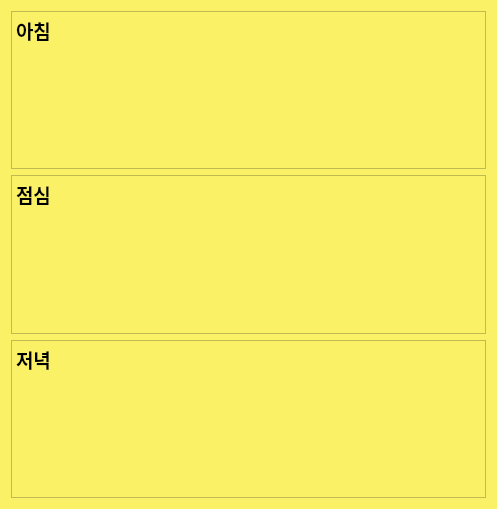
<?xml version="1.0" encoding="UTF-8"?>
<ui version="4.0">
 <class>dialog</class>
 <widget class="QDialog" name="dialog">
  <property name="geometry">
   <rect>
    <x>0</x>
    <y>0</y>
    <width>497</width>
    <height>509</height>
   </rect>
  </property>
  <property name="windowTitle">
   <string>단백질 특화 식단</string>
  </property>
  <property name="windowIcon">
   <iconset>
    <normaloff>imagefile/female.png</normaloff>imagefile/female.png</iconset>
  </property>
  <property name="styleSheet">
   <string notr="true">background-color: rgb(250, 241, 102);</string>
  </property>
  <layout class="QVBoxLayout" name="verticalLayout">
   <item>
    <widget class="QTextBrowser" name="textBrowser">
     <property name="styleSheet">
      <string notr="true"/>
     </property>
     <property name="html">
      <string>&lt;!DOCTYPE HTML PUBLIC &quot;-//W3C//DTD HTML 4.0//EN&quot; &quot;http://www.w3.org/TR/REC-html40/strict.dtd&quot;&gt;
&lt;html&gt;&lt;head&gt;&lt;meta name=&quot;qrichtext&quot; content=&quot;1&quot; /&gt;&lt;style type=&quot;text/css&quot;&gt;
p, li { white-space: pre-wrap; }
&lt;/style&gt;&lt;/head&gt;&lt;body style=&quot; font-family:'Gulim'; font-size:9pt; font-weight:400; font-style:normal;&quot;&gt;
&lt;p style=&quot; margin-top:0px; margin-bottom:0px; margin-left:0px; margin-right:0px; -qt-block-indent:0; text-indent:0px;&quot;&gt;&lt;span style=&quot; font-size:14pt; font-weight:600;&quot;&gt;아침&lt;/span&gt;&lt;/p&gt;&lt;/body&gt;&lt;/html&gt;</string>
     </property>
    </widget>
   </item>
   <item>
    <widget class="QTextBrowser" name="textBrowser_2">
     <property name="html">
      <string>&lt;!DOCTYPE HTML PUBLIC &quot;-//W3C//DTD HTML 4.0//EN&quot; &quot;http://www.w3.org/TR/REC-html40/strict.dtd&quot;&gt;
&lt;html&gt;&lt;head&gt;&lt;meta name=&quot;qrichtext&quot; content=&quot;1&quot; /&gt;&lt;style type=&quot;text/css&quot;&gt;
p, li { white-space: pre-wrap; }
&lt;/style&gt;&lt;/head&gt;&lt;body style=&quot; font-family:'Gulim'; font-size:9pt; font-weight:400; font-style:normal;&quot;&gt;
&lt;p style=&quot; margin-top:0px; margin-bottom:0px; margin-left:0px; margin-right:0px; -qt-block-indent:0; text-indent:0px;&quot;&gt;&lt;span style=&quot; font-size:14pt; font-weight:600;&quot;&gt;점심&lt;/span&gt;&lt;/p&gt;
&lt;p style=&quot;-qt-paragraph-type:empty; margin-top:0px; margin-bottom:0px; margin-left:0px; margin-right:0px; -qt-block-indent:0; text-indent:0px; font-size:14pt; font-weight:600;&quot;&gt;&lt;br /&gt;&lt;/p&gt;&lt;/body&gt;&lt;/html&gt;</string>
     </property>
    </widget>
   </item>
   <item>
    <widget class="QTextBrowser" name="textBrowser_3">
     <property name="html">
      <string>&lt;!DOCTYPE HTML PUBLIC &quot;-//W3C//DTD HTML 4.0//EN&quot; &quot;http://www.w3.org/TR/REC-html40/strict.dtd&quot;&gt;
&lt;html&gt;&lt;head&gt;&lt;meta name=&quot;qrichtext&quot; content=&quot;1&quot; /&gt;&lt;style type=&quot;text/css&quot;&gt;
p, li { white-space: pre-wrap; }
&lt;/style&gt;&lt;/head&gt;&lt;body style=&quot; font-family:'Gulim'; font-size:9pt; font-weight:400; font-style:normal;&quot;&gt;
&lt;p style=&quot; margin-top:0px; margin-bottom:0px; margin-left:0px; margin-right:0px; -qt-block-indent:0; text-indent:0px;&quot;&gt;&lt;span style=&quot; font-size:14pt; font-weight:600;&quot;&gt;저녁&lt;/span&gt;&lt;/p&gt;
&lt;p style=&quot;-qt-paragraph-type:empty; margin-top:0px; margin-bottom:0px; margin-left:0px; margin-right:0px; -qt-block-indent:0; text-indent:0px; font-size:14pt; font-weight:600;&quot;&gt;&lt;br /&gt;&lt;/p&gt;&lt;/body&gt;&lt;/html&gt;</string>
     </property>
    </widget>
   </item>
  </layout>
 </widget>
 <resources/>
 <connections/>
</ui>
